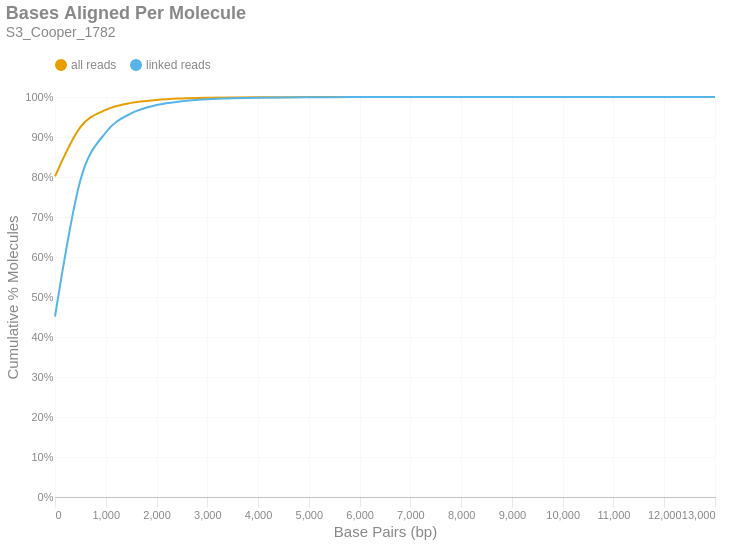

The notebook cell this image was saved under:
### Markdown cell above
### Bases Aligned Per Molecule
This is a cumulative frequency distribution showing the number of base pairs aligned per unique molecule. These data are shown in 500 bp bins. There are two distributions: one with `all reads` (yellow) and another with only `linked reads` (blue). The percent of molecules in the `linked reads` distribution is relative to the total number of linked molecules.

### Code cell
if SKIPLR:
    print_html(f"Skipped")
else:
    binned_df = consolidated_hist(valids['aligned_bp'], mask, 500, True)
    with SafeRender(binned_df):
        (
            density_plot(binned_df, 'Bases Aligned Per Molecule', samplename, 'basesper')
            .encode(
                x=alt.X('bin:Q', title="Base Pairs (bp)").axis(tickMinStep=500).scale(padding=0),
                y=alt.Y('value:Q', title='Cumulative % Molecules')
                    .axis(format='%')
                    .scale(domain = [0,1])
                    .stack(False),
                color=alt.Color("key:N").scale(domain = ["all reads", "linked reads"]),
                tooltip = [
                    alt.Tooltip("key:N", title = "Data Type"),
                    alt.Tooltip("range_label:N", title="Bases Aligned Per Molecule"),
                    alt.Tooltip("value:Q", format = ".2%", title="% Molecules (Cum.)")
                ]
            )
        ).display()

### Figure 1 — Vega-Lite specification as saved in the notebook (floating-point values rounded to 4 significant figures)
{"width": "container", "height": 400, "config": {"title": {"anchor": "start", "dy": -15, "fontSize": 18, "color": "#888888", "subtitleColor": "#888888", "subtitleFontSize": 14}, "arc": {"fill": "#0072B2"}, "axis": {"domainColor": "#888888", "domainWidth": 0.5, "gridWidth": 0.2, "grid": false, "titleFontWeight": 400, "titleFontSize": 15, "labelFontSize": 11, "labelColor": "#888888", "tickColor": "#888888", "tickWidth": 0.2, "titleColor": "#888888"}, "axisBand": {"grid": false}, "axisX": {"grid": true, "tickSize": 10, "domainCap": "round"}, "axisY": {"domain": false, "grid": true, "tickSize": 0, "domainCap": "round"}, "background": "transparent", "header": {"labelFontSize": 15, "labelColor": "#888888", "titleFontSize": 15, "titleFontWeight": 600, "titleColor": "#888888"}, "legend": {"labelFont": "sans-serif", "labelFontSize": 12, "labelColor": "#888888", "symbolSize": 100, "symbolType": "circle", "titleFontSize": 12, "titlePadding": 10, "titleColor": "#888888", "title": null, "orient": "top"}, "range": {"category": ["#E69F00", "#56B4E9", "#009E73", "#F0E442", "#0072B2", "#D55E00", "#CC79A7", "#000000"], "diverging": ["#cfe8f3", "#a2d4ec", "#73bfe2", "#46abdb", "#1696d2", "#12719e"]}, "area": {"fill": "#0072B2", "fillOpacity": 0.7, "line": true, "strokeOpacity": 0.7}, "line": {"color": "#0072B2", "stroke": "#0072B2", "strokeWidth": 2}, "trail": {"color": "#0072B2", "stroke": "#0072B2", "strokeWidth": 0, "size": 1}, "point": {"filled": true, "fillOpacity": 1.0, "size": 95}, "text": {"color": "#888888", "fontSize": 11, "align": "right", "fontWeight": 400, "size": 11}, "bar": {"fill": "#0072B2", "stroke": null}, "view": {"stroke": null, "continuousWidth": 660, "continuousHeight": 400}}, "data": {"name": "data-5331bd1dca313edbe68ee28d94e1f2eb"}, "mark": {"type": "line", "interpolate": "monotone", "point": {"opacity": 0, "size": 275}}, "encoding": {"color": {"field": "key", "scale": {"domain": ["all reads", "linked reads"]}, "type": "nominal"}, "tooltip": [{"field": "key", "title": "Data Type", "type": "nominal"}, {"field": "range_label", "title": "Bases Aligned Per Molecule", "type": "nominal"}, {"field": "value", "format": ".2%", "title": "% Molecules (Cum.)", "type": "quantitative"}], "x": {"axis": {"tickMinStep": 500}, "field": "bin", "scale": {"padding": 0}, "title": "Base Pairs (bp)", "type": "quantitative"}, "y": {"axis": {"format": "%"}, "field": "value", "scale": {"domain": [0, 1]}, "stack": false, "title": "Cumulative % Molecules", "type": "quantitative"}}, "params": [{"name": "param_c36ac31b6afebe62", "select": {"type": "point", "fields": ["key"]}, "bind": "legend"}], "title": {"text": "Bases Aligned Per Molecule", "subtitle": "S3_Cooper_1782"}, "transform": [{"fold": ["all reads (cumsum)", "linked reads (cumsum)"]}, {"calculate": "replace(datum.key, ' (cumsum)', '')", "as": "key"}, {"filter": {"param": "param_c36ac31b6afebe62"}}], "usermeta": {"embedOptions": {"downloadFileName": "S3_Cooper_1782.basesper"}}, "$schema": "https://vega.github.io/schema/vega-lite/v6.1.0.json", "datasets": {"data-5331bd1dca313edbe68ee28d94e1f2eb": [{"bin": "0.0", "interval": "0.0-500.0", "all reads": 0.8016, "linked reads": 0.4512, "all reads (cumsum)": 0.8016, "linked reads (cumsum)": 0.4512, "range_label": "0-499"}, {"bin": "500.0", "interval": "500.0-1000.0", "all reads": 0.1233, "linked reads": 0.3407, "all reads (cumsum)": 0.9249, "linked reads (cumsum)": 0.7919, "range_label": "500-999"}, {"bin": "1000.0", "interval": "1000.0-1500.0", "all reads": 0.04307, "linked reads": 0.1194, "all reads (cumsum)": 0.968, "linked reads (cumsum)": 0.9113, "range_label": "1000-1499"}, {"bin": "1500.0", "interval": "1500.0-2000.0", "all reads": 0.0173, "linked reads": 0.04795, "all reads (cumsum)": 0.9853, "linked reads (cumsum)": 0.9592, "range_label": "1500-1999"}, {"bin": "2000.0", "interval": "2000.0-2500.0", "all reads": 0.00744, "linked reads": 0.02062, "all reads (cumsum)": 0.9927, "linked reads (cumsum)": 0.9799, "range_label": "2000-2499"}, {"bin": "2500.0", "interval": "2500.0-3000.0", "all reads": 0.00346, "linked reads": 0.009592, "all reads (cumsum)": 0.9962, "linked reads (cumsum)": 0.9895, "range_label": "2500-2999"}, {"bin": "3000.0", "interval": "3000.0-3500.0", "all reads": 0.001734, "linked reads": 0.004806, "all reads (cumsum)": 0.9979, "linked reads (cumsum)": 0.9943, "range_label": "3000-3499"}, {"bin": "3500.0", "interval": "3500.0-4000.0", "all reads": 0.0009085, "linked reads": 0.002518, "all reads (cumsum)": 0.9988, "linked reads (cumsum)": 0.9968, "range_label": "3500-3999"}, {"bin": "4000.0", "interval": "4000.0-4500.0", "all reads": 0.0004934, "linked reads": 0.001368, "all reads (cumsum)": 0.9993, "linked reads (cumsum)": 0.9981, "range_label": "4000-4499"}, {"bin": "4500.0", "interval": "4500.0-5000.0", "all reads": 0.0002805, "linked reads": 0.0007775, "all reads (cumsum)": 0.9996, "linked reads (cumsum)": 0.9989, "range_label": "4500-4999"}, {"bin": "5000.0", "interval": "5000.0-5500.0", "all reads": 0.0001506, "linked reads": 0.0004174, "all reads (cumsum)": 0.9998, "linked reads (cumsum)": 0.9993, "range_label": "5000-5499"}, {"bin": "5500.0", "interval": "5500.0-6000.0", "all reads": 9.29e-05, "linked reads": 0.0002575, "all reads (cumsum)": 0.9999, "linked reads (cumsum)": 0.9996, "range_label": "5500-5999"}, {"bin": "6000.0", "interval": "6000.0-6500.0", "all reads": 5.754e-05, "linked reads": 0.0001595, "all reads (cumsum)": 0.9999, "linked reads (cumsum)": 0.9998, "range_label": "6000-6499"}, {"bin": "6500.0", "interval": "6500.0-7000.0", "all reads": 3.105e-05, "linked reads": 8.608e-05, "all reads (cumsum)": 0.9999, "linked reads (cumsum)": 0.9998, "range_label": "6500-6999"}, {"bin": "7000.0", "interval": "7000.0-7500.0", "all reads": 2.129e-05, "linked reads": 5.902e-05, "all reads (cumsum)": 1.0, "linked reads (cumsum)": 0.9999, "range_label": "7000-7499"}, {"bin": "7500.0", "interval": "7500.0-8000.0", "all reads": 1.229e-05, "linked reads": 3.408e-05, "all reads (cumsum)": 1.0, "linked reads (cumsum)": 0.9999, "range_label": "7500-7999"}, {"bin": "8000.0", "interval": "8000.0-8500.0", "all reads": 7.605e-06, "linked reads": 2.108e-05, "all reads (cumsum)": 1.0, "linked reads (cumsum)": 1.0, "range_label": "8000-8499"}, {"bin": "8500.0", "interval": "8500.0-9000.0", "all reads": 5.196e-06, "linked reads": 1.44e-05, "all reads (cumsum)": 1.0, "linked reads (cumsum)": 1.0, "range_label": "8500-8999"}, {"bin": "9000.0", "interval": "9000.0-9500.0", "all reads": 2.535e-06, "linked reads": 7.027e-06, "all reads (cumsum)": 1.0, "linked reads (cumsum)": 1.0, "range_label": "9000-9499"}, {"bin": "9500.0", "interval": "9500.0-10000.0", "all reads": 1.521e-06, "linked reads": 4.216e-06, "all reads (cumsum)": 1.0, "linked reads (cumsum)": 1.0, "range_label": "9500-9999"}, {"bin": "10000.0", "interval": "10000.0-10500.0", "all reads": 1.141e-06, "linked reads": 3.162e-06, "all reads (cumsum)": 1.0, "linked reads (cumsum)": 1.0, "range_label": "10000-10499"}, {"bin": "10500.0", "interval": "10500.0-11000.0", "all reads": 1.394e-06, "linked reads": 3.865e-06, "all reads (cumsum)": 1.0, "linked reads (cumsum)": 1.0, "range_label": "10500-10999"}, {"bin": "11000.0", "interval": "11000.0-11500.0", "all reads": 8.872e-07, "linked reads": 2.459e-06, "all reads (cumsum)": 1.0, "linked reads (cumsum)": 1.0, "range_label": "11000-11499"}, {"bin": "11500.0", "interval": "11500.0-12000.0", "all reads": 7.605e-07, "linked reads": 2.108e-06, "all reads (cumsum)": 1.0, "linked reads (cumsum)": 1.0, "range_label": "11500-11999"}, {"bin": "12000.0", "interval": "12000.0-12500.0", "all reads": 0.0, "linked reads": 0.0, "all reads (cumsum)": 1.0, "linked reads (cumsum)": 1.0, "range_label": "12000-12499"}, {"bin": "12500.0", "interval": "12500.0-13000.0", "all reads": 1.267e-07, "linked reads": 3.513e-07, "all reads (cumsum)": 1.0, "linked reads (cumsum)": 1.0, "range_label": "12500-12999"}, {"bin": "13000.0", "interval": "13000.0-13500.0", "all reads": 1.267e-07, "linked reads": 3.513e-07, "all reads (cumsum)": 1.0, "linked reads (cumsum)": 1.0, "range_label": "13000-13499"}]}}
